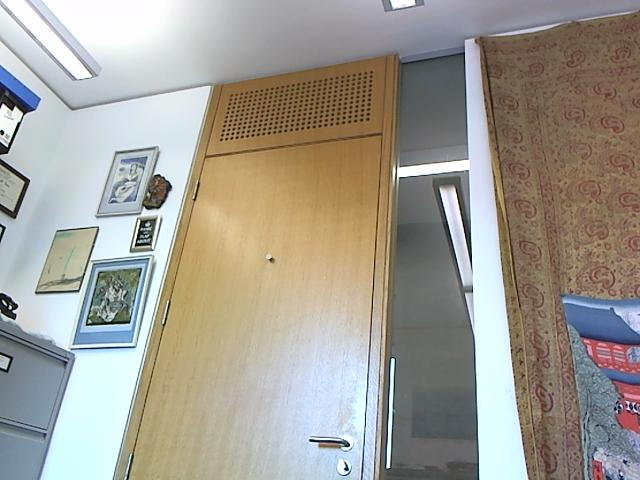
%> input picture background.jpg, 640 x 480 px
$ octave show_gt.m   (GNU Octave 9; MATLAB toolbox functions it lacks are replaced by stand-ins)
%> lines starting %> are read from the running program, lines starting %| are printed output that depends on the picture
### get_colour_values.m
% Given an image and a set of coordinates, return the corresponding colour
% value at the points in the image
% Assume: points are [i,rr,rc,gr,gc,yr,yc]'
% Output: 1x3x3 [[r,g,b],...] array
function colour_values = get_colour_values(im, points)
    colour_values = ones(1,3,3);
    colour_values(1,1,:) = im(points(2),points(3),:);
    colour_values(1,2,:) = im(points(4),points(5),:);
    colour_values(1,3,:) = im(points(6),points(7),:);
end

### show_gt.m
load gt1

files = dir('images/0*.jpg');
bg = double(imread('background.jpg'));
av = double(imread('average.jpg'));
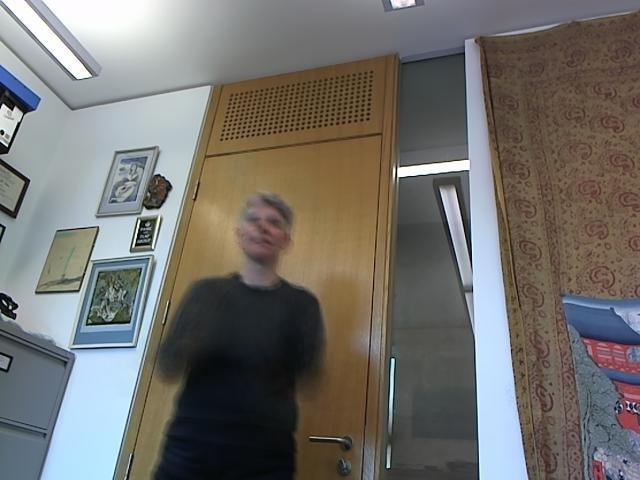
%> input picture average.jpg, 640 x 480 px

figure(1);
vals = ones(99,3,3);
for ii = 1:size(files,1)
    current = imread(strcat('images/',files(ii).name));
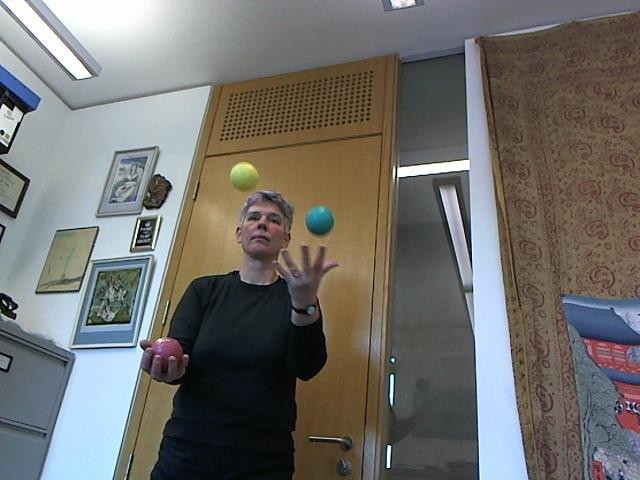
%> input picture images/00000002.jpg, 640 x 480 px
%> current is the input picture: size 480x640x3 uint8; mean R, G, B 113, 111.3, 107.7
    vals(ii,:,:) = get_colour_values(current,gt1(:,ii));
    % [4 lines of commented-out code are left out]
    imshow(current);
    %drawnow;
end
